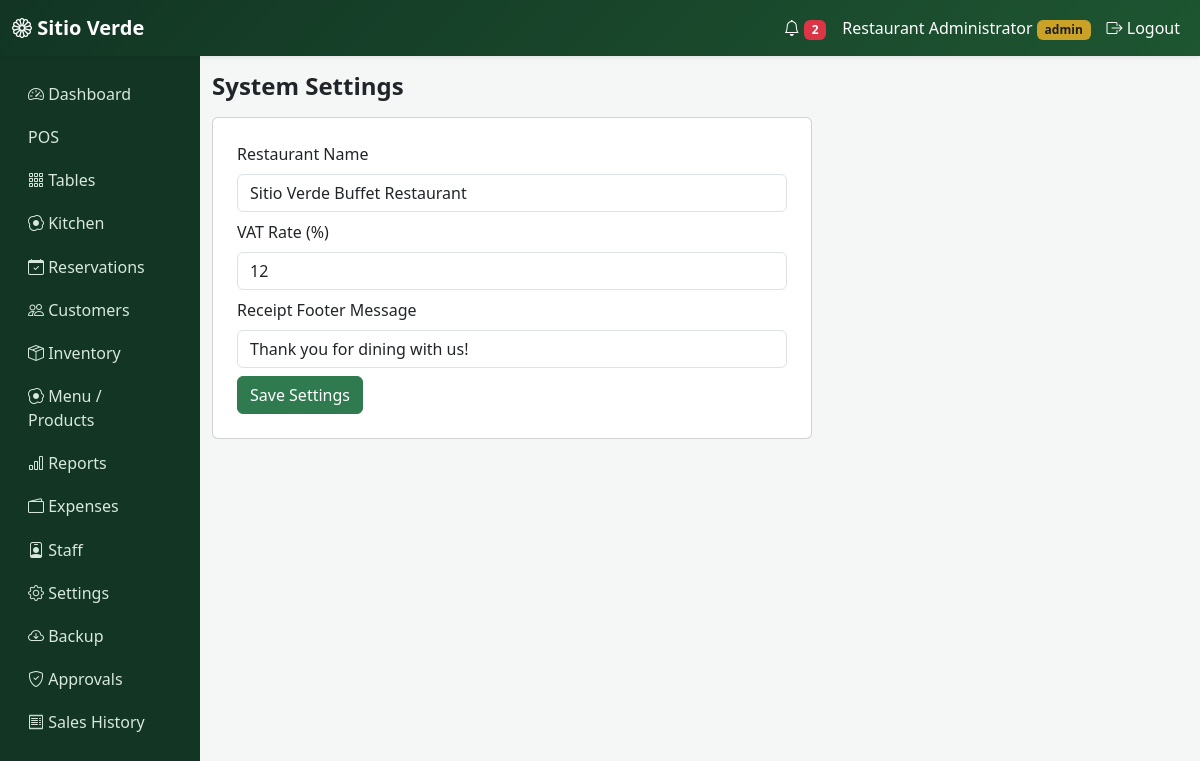
/admin/settings (signed in), run on the app's committed database.
### app/models.py (models this page shows)
class User(db.Model, UserMixin):
    id = db.Column(db.Integer, primary_key=True)
    username = db.Column(db.String(64), unique=True, nullable=False)
    password_hash = db.Column(db.String(256), nullable=False)
    role = db.Column(db.String(20), default="staff", nullable=False)  # admin | staff
    name = db.Column(db.String(120))
    active = db.Column(db.Boolean, default=True)
    created_at = db.Column(db.DateTime, default=datetime.utcnow)
    def is_admin(self):
        return self.role == "admin"

class Setting(db.Model):
    id = db.Column(db.Integer, primary_key=True)
    key = db.Column(db.String(50), unique=True)
    value = db.Column(db.String(255))

### app/admin/routes.py (the view, shortened to what this page needs)
@admin.route("/settings", methods=["GET", "POST"])
@login_required
@admin_required
def settings():
    items = {s.key: s.value for s in Setting.query.all()}
    return render_template("admin/settings.html", settings=items)

### app/notifications/helpers.py (called while the page is built)
def unread_notification_count():
    return Notification.query.filter_by(is_read=False).count()

### app/templates/admin/settings.html (shortened to what this page needs)
{% extends "base.html" %}
{% block content %}
<h4 class="fw-bold mb-3">System Settings</h4>
<div class="card p-4" style="max-width:600px;">
<form method="POST">
  <label class="form-label">Restaurant Name</label>
  <input type="text" name="restaurant_name" class="form-control mb-2" value="{{ settings.get('restaurant_name', 'Sitio Verde Buffet Restaurant') }}">
  <label class="form-label">VAT Rate (%)</label>
  <input type="number" step="0.01" name="vat_rate" class="form-control mb-2" value="{{ settings.get('vat_rate', '12') }}">
  <label class="form-label">Receipt Footer Message</label>
  <input type="text" name="receipt_footer" class="form-control mb-2" value="{{ settings.get('receipt_footer', 'Thank you for dining with us!') }}">
  <button class="btn btn-sv">Save Settings</button>
</form>
</div>
{% endblock %}

### app/templates/base.html (shortened to what this page needs)
<!DOCTYPE html>
<html lang="en">
<head>
  <link href="https://cdn.jsdelivr.net/npm/bootstrap@5.3.3/dist/css/bootstrap.min.css" rel="stylesheet">
  <link href="https://cdn.jsdelivr.net/npm/bootstrap-icons@1.11.3/font/bootstrap-icons.css" rel="stylesheet">
  <link href="{{ url_for('static', filename='css/style.css') }}" rel="stylesheet">
</head>
<body>
{% if current_user.is_authenticated %}
<nav class="navbar navbar-expand-lg navbar-sv shadow-sm">
  <div class="container-fluid">
    <a class="navbar-brand fw-bold" href="{{ url_for('main.dashboard') }}"><i class="bi bi-flower1"></i> Sitio Verde</a>
    <div class="collapse navbar-collapse" id="nav1">
      <ul class="navbar-nav ms-auto align-items-lg-center">
        <li class="nav-item">
          <a class="nav-link" href="{{ url_for('notifications.list_notifications') }}">
            <i class="bi bi-bell"></i>
            {% if unread_notifications %}<span class="badge bg-danger">{{ unread_notifications }}</span>{% endif %}
          </a>
        </li>
        <li class="nav-item"><span class="nav-link">{{ current_user.name or current_user.username }} <small class="badge badge-sv">{{ current_user.role }}</small></span></li>
        <li class="nav-item"><a class="nav-link" href="{{ url_for('auth.logout') }}"><i class="bi bi-box-arrow-right"></i> Logout</a></li>
      </ul>
    </div>
  </div>
</nav>
<div class="container-fluid">
  <div class="row">
    <div class="col-lg-2 sidebar py-3 d-none d-lg-block">
      <a href="{{ url_for('main.dashboard') }}"><i class="bi bi-speedometer2"></i> Dashboard</a>
      <a href="{{ url_for('pos.index') }}"> POS</a>
      <a href="{{ url_for('tables_bp.layout') }}"><i class="bi bi-grid-3x3-gap"></i> Tables</a>
      <a href="{{ url_for('kitchen.queue') }}"><i class="bi bi-egg-fried"></i> Kitchen</a>
      <a href="{{ url_for('reservations.list_reservations') }}"><i class="bi bi-calendar-check"></i> Reservations</a>
      <a href="{{ url_for('customers.list_customers') }}"><i class="bi bi-people"></i> Customers</a>
      {% if current_user.is_admin() %}
      <a href="{{ url_for('inventory.list_items') }}"><i class="bi bi-box-seam"></i> Inventory</a>
      <a href="{{ url_for('admin.products') }}"><i class="bi bi-egg-fried"></i> Menu / Products</a>
      <a href="{{ url_for('reports.index') }}"><i class="bi bi-bar-chart"></i> Reports</a>
      <a href="{{ url_for('expenses.list_expenses') }}"><i class="bi bi-wallet2"></i> Expenses</a>
      <a href="{{ url_for('admin.users') }}"><i class="bi bi-person-badge"></i> Staff</a>
      <a href="{{ url_for('admin.settings') }}"><i class="bi bi-gear"></i> Settings</a>
      <a href="{{ url_for('admin.backup') }}"><i class="bi bi-cloud-arrow-down"></i> Backup</a>
      <a href="{{ url_for('pos.approvals') }}"><i class="bi bi-shield-check"></i> Approvals</a>
      {% endif %}
      <a href="{{ url_for('pos.history') }}"><i class="bi bi-receipt"></i> Sales History</a>
    </div>
    <div class="col-lg-10 py-3">
      {% block content %}{% endblock %}
    </div>
  </div>
</div>
{% else %}
  {% block guest_content %}{% endblock %}
{% endif %}
</body>
</html>

### app/static/css/style.css (style rules this page uses)
:root { --sv-green-900: #123524; --sv-green-700: #1e5631; --sv-green-600: #2f7a4f; --sv-green-100: #eaf5ec; --sv-gold: #c9a227; }
body { background: #f4f7f5; font-family: 'Segoe UI', system-ui, sans-serif; }
.navbar-sv { background: linear-gradient(135deg, var(--sv-green-900), var(--sv-green-700)); }
.navbar-sv .nav-link, .navbar-sv .navbar-brand { color: #fff !important; }
.sidebar { background: var(--sv-green-900); min-height: 100vh; }
.sidebar a { color: #d8e8dc; display:block; padding: .6rem 1rem; text-decoration:none; border-radius:6px; }
.btn-sv { background: var(--sv-green-600); border-color: var(--sv-green-600); color:#fff; }
.badge-sv { background: var(--sv-gold); color:#1e1e1e; }

### data on the page
User: name "Restaurant Administrator", role "admin"
Setting: restaurant_name "Sitio Verde Buffet Restaurant"
Setting: vat_rate "12"
Setting: receipt_footer "Thank you for dining with us!"

### other printed values
{{ unread_notifications }} "2"
